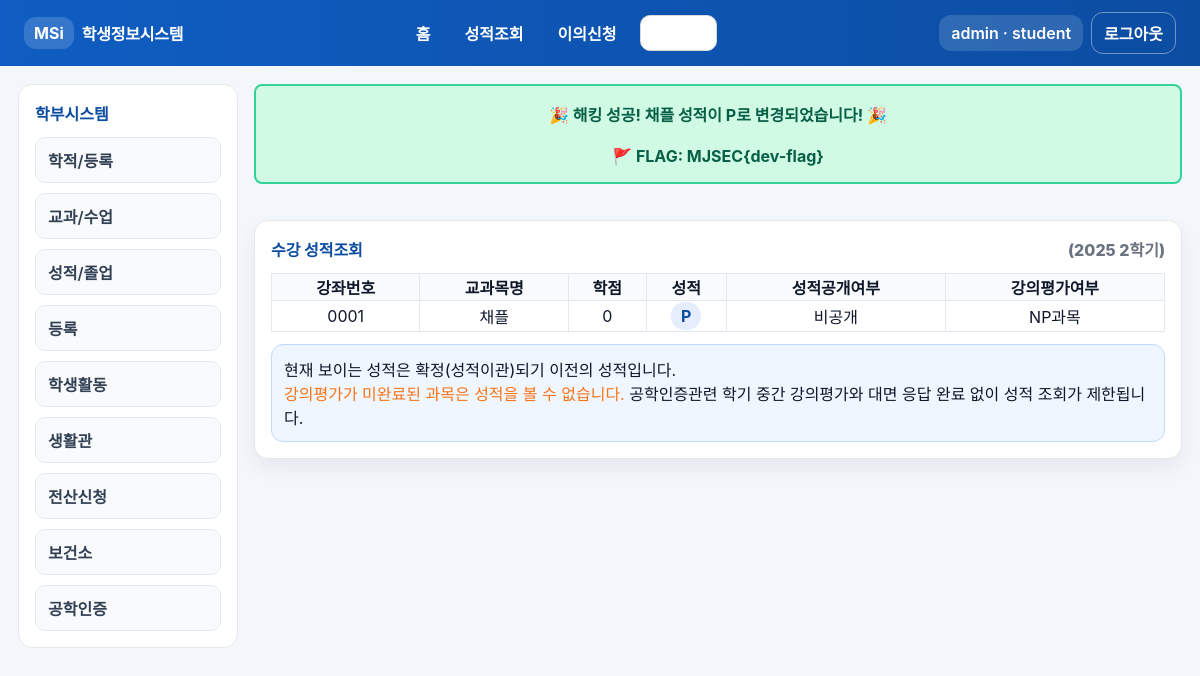
The page /grades (signed in) on the database its author committed.
### app.py (models this page shows, shortened)
class User(UserMixin, db.Model):
    __tablename__ = "user"
    id = db.Column(db.Integer, primary_key=True)
    username = db.Column(db.String(50), unique=True, nullable=False, index=True)
    password_hash = db.Column(db.String(200), nullable=False)
    role = db.Column(db.String(20), nullable=False, default="student")
    owner_id = db.Column(db.Integer, nullable=True)
    game1_done = db.Column(db.Boolean, nullable=False, default=False)
    game2_done = db.Column(db.Boolean, nullable=False, default=False)

class Grade(db.Model):
    __tablename__ = "grade"
    id = db.Column(db.Integer, primary_key=True)
    user_id = db.Column(db.Integer, db.ForeignKey("user.id"), nullable=False, index=True)
    subject_name = db.Column(db.String(100), nullable=False)
    score = db.Column(db.String(8), nullable=False)  # NP / P
    updated_at = db.Column(db.DateTime, nullable=False, default=datetime.utcnow, onupdate=datetime.utcnow)

### app.py (the view)
    @app.route("/grades")
    @login_required
    def grades():
        items = Grade.query.filter_by(user_id=current_user.id).order_by(Grade.subject_name.asc()).all()
        show_flag = None
        for g in items:
            if g.subject_name == "채플" and g.score == "P":
                show_flag = app.config["FLAG"]
                break
        return render_template("grades.html", items=items, flag=show_flag)

### app.py (called while the page is built)
@login_manager.user_loader
def load_user(user_id: str):
    return db.session.get(User, int(user_id))

### templates/grades.html (shortened to what this page needs)
{% extends "base.html" %}
{% block content %}
{% if flag %}
  <div style="background-color: #d1fae5; border: 2px solid #34d399; color: #065f46; padding: 16px; margin-bottom: 20px; border-radius: 8px; text-align: center; font-weight: bold;">
    🎉 해킹 성공! 채플 성적이 P로 변경되었습니다! 🎉<br><br>
    🚩 FLAG: {{ flag }}
  </div>
{% endif %}
<section class="card">
  <div class="card-title">수강 성적조회 <span class="muted">(2025 2학기)</span></div>
  {% if items|length == 0 %}
    <p class="muted">성적이 없습니다.</p>
  {% else %}
    <table class="table">
      <thead>
        <tr>
          <th>강좌번호</th>
          <th>교과목명</th>
          <th>학점</th>
          <th>성적</th>
          <th>성적공개여부</th>
          <th>강의평가여부</th>
        </tr>
      </thead>
      <tbody>
        {% for g in items %}
          {% set credit = 0 if g.subject_name == "채플" else 3 %}
          {% set 공개여부 = "공개" if g.score not in ["NP", "P"] else "비공개" %}
          {% set 평가 = "NP과목" if g.subject_name == "채플" else "입력" %}
          <tr>
            <td>{{ "%04d"|format(loop.index) }}</td>
            <td>{{ g.subject_name }}</td>
            <td>{{ credit }}</td>
            <td><span class="pill">{{ g.score }}</span></td>
            <td>{{ 공개여부 }}</td>
            <td>{{ 평가 }}</td>
          </tr>
        {% endfor %}
      </tbody>
    </table>
  {% endif %}
  <div class="info-box" style="margin-top:12px;">
    현재 보이는 성적은 확정(성적이관)되기 이전의 성적입니다. <br>
    <span style="color:#f97316;">강의평가가 미완료된 과목은 성적을 볼 수 없습니다.</span> 공학인증관련 학기 중간 강의평가와 대면 응답 완료 없이 성적 조회가 제한됩니다.
  </div>
</section>
{% endblock %}

### templates/base.html (shortened to what this page needs)
<!doctype html>
<html lang="ko">
<head>
  <link rel="stylesheet" href="{{ url_for('static', filename='style.css') }}">
</head>
<body class="app">
  <header class="topbar">
    <div class="topbar-inner">
      <a class="logo" href="{{ url_for('index') }}">
        <span class="logo-mark">MSi</span>
        <span class="logo-text">학생정보시스템</span>
      </a>
      <nav class="top-nav">
        <a class="logo" href="{{ url_for('index') }}">홈</a>
        {% if current_user.is_authenticated %}
          <a href="{{ url_for('grades') }}">성적조회</a>
          <a href="{{ url_for('assignments') }}">이의신청</a>
          <a class="btn" href="{{ url_for('games', level=1, limit=25) }}">Games</a>
        {% endif %}
      </nav>
      <div class="top-actions">
        {% if current_user.is_authenticated %}
          <span class="user-chip">{{ current_user.username }} · {{ current_user.role }}</span>
          <a class="chip" href="{{ url_for('logout') }}">로그아웃</a>
        {% else %}
          <a class="chip" href="{{ url_for('login') }}">로그인</a>
          <a class="chip primary" href="{{ url_for('register') }}">회원가입</a>
        {% endif %}
      </div>
    </div>
  </header>
  <div class="layout">
    <aside class="sidebar">
      <div class="sidebar-title">학부시스템</div>
      <ul class="side-menu">
        <li>학적/등록</li>
        <li>교과/수업</li>
        <li>성적/졸업</li>
        <li>등록</li>
        <li>학생활동</li>
        <li>생활관</li>
        <li>전산신청</li>
        <li>보건소</li>
        <li>공학인증</li>
      </ul>
    </aside>
    <main class="main">
      {% block content %}{% endblock %}
    </main>
  </div>
</body>
</html>

### static/style.css (style rules this page uses)
* { box-sizing: border-box; }
body { margin: 0; font-family: "Noto Sans KR", "Pretendard", -apple-system, BlinkMacSystemFont, Segoe UI, Roboto, Arial, sans-serif; background: #f3f6fb; color: #0f172a; }
:root { --blue: #0c4da2; --blue-dark: #0a3f82; --gray-border: #e5e7eb; }
a { color: inherit; text-decoration: none; }
.app { min-height: 100vh; }
.topbar { background: linear-gradient(90deg, #0f5dc2, #0c4da2); color: #fff; padding: 12px 24px; }
.topbar-inner { max-width: 1320px; margin: 0 auto; display: flex; align-items: center; justify-content: space-between; gap: 16px; flex-wrap: wrap; }
.logo { display: flex; align-items: center; gap: 8px; font-weight: 700; }
.logo-mark { background: rgba(255, 255, 255, 0.16); padding: 6px 10px; border-radius: 12px; }
.logo-text { letter-spacing: -0.2px; }
.top-nav { display: flex; gap: 14px; font-weight: 600; }
.top-nav a { padding: 6px 10px; border-radius: 10px; }
.top-actions { display: flex; gap: 8px; align-items: center; flex-wrap: wrap; }
.chip { padding: 8px 12px; border-radius: 12px; border: 1px solid rgba(255,255,255,0.4); color: #fff; font-weight: 600; background: transparent; }
.user-chip { background: rgba(255,255,255,0.14); padding: 8px 12px; border-radius: 12px; font-weight: 600; }
.layout { max-width: 1320px; margin: 0 auto; display: grid; grid-template-columns: 220px 1fr; gap: 16px; padding: 18px 18px 48px; }
.sidebar { background: #fff; border: 1px solid var(--gray-border); border-radius: 14px; padding: 16px; position: sticky; top: 18px; height: fit-content; }
.sidebar-title { font-weight: 800; margin-bottom: 12px; color: #0c4da2; }
.side-menu { list-style: none; margin: 0; padding: 0; display: grid; gap: 10px; }
.side-menu li { padding: 10px 12px; border: 1px solid var(--gray-border); border-radius: 10px; font-weight: 600; color: #334155; background: #f9fafb; }
.main { display: flex; flex-direction: column; gap: 16px; }
.card { background: #fff; border: 1px solid var(--gray-border); border-radius: 14px; padding: 16px; box-shadow: 0 10px 20px rgba(15, 23, 42, 0.06); }
.card-title { display: flex; align-items: center; justify-content: space-between; font-weight: 800; margin-bottom: 12px; color: #0c4da2; }
.muted { color: #6b7280; }
.info-box { border: 1px solid #bfdbfe; background: #eff6ff; border-radius: 12px; padding: 12px; color: #0f172a; }
.table { width: 100%; border-collapse: collapse; }
.table th, .table td { border: 1px solid #e2e8f0; text-align: center; }
.table thead { background: #f8fafc; }
.pill { display: inline-block; padding: 4px 10px; border-radius: 999px; background: #e5edff; color: #0c4da2; font-weight: 700; }
.btn { display: inline-block; padding: 10px 14px; border-radius: 10px; border: 1px solid #d8d8d8; background: #fff; cursor: pointer; font-weight: 700; }

### rows shown on the page
User: username "admin", role "student"
Grade: index "0001", subject_name "채플", credit "0", score "P", value "비공개", value "NP과목"

### other values the page prints
{{ flag }} "MJSEC{dev-flag}"
